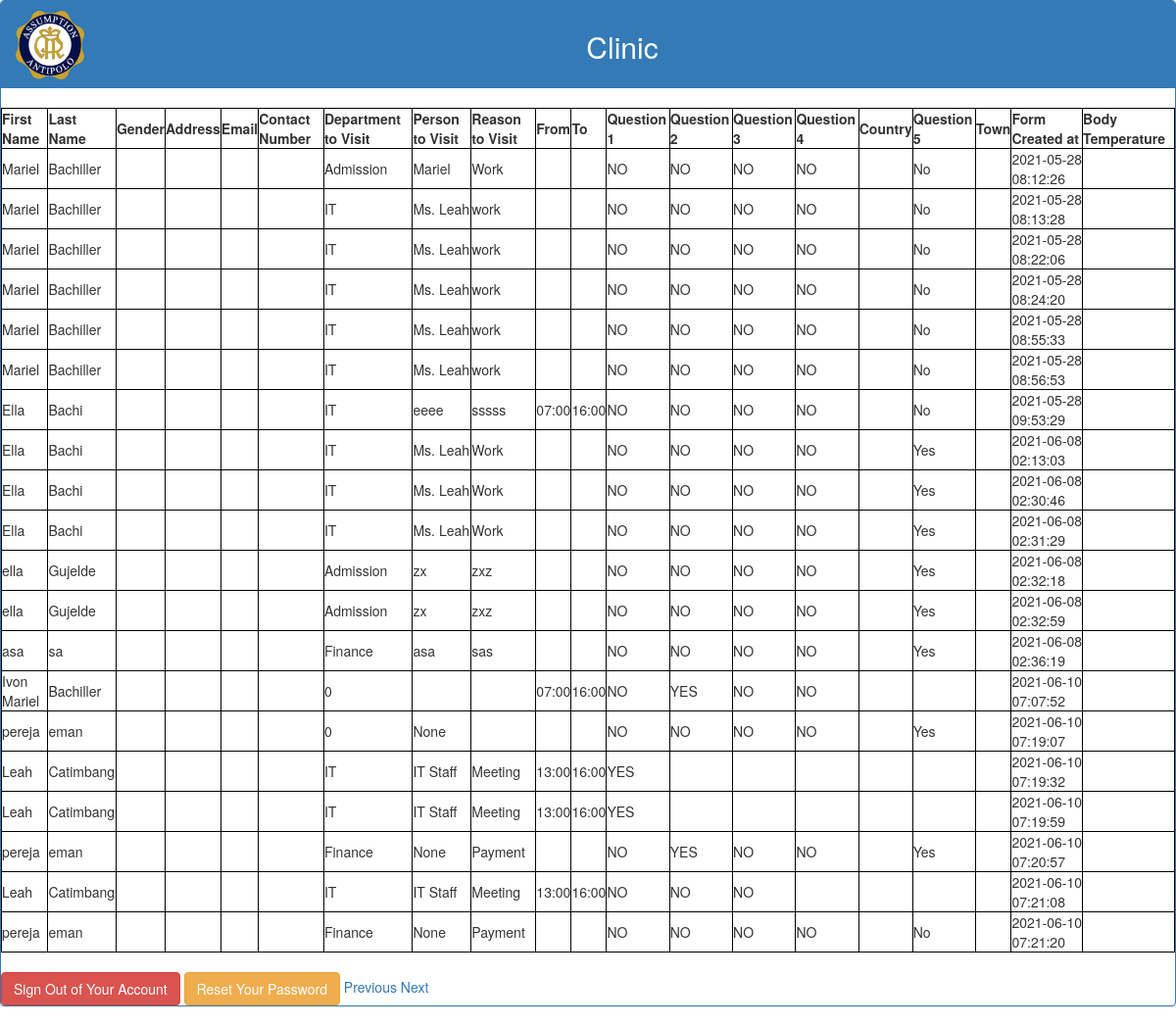
The page /clinicview3.php on the database its author committed.
### tables this page shows
CREATE TABLE `visitor` (
  `id` int(11) NOT NULL AUTO_INCREMENT,
  `Agree` text NOT NULL,
  `last_name` varchar(50) NOT NULL,
  `first_name` varchar(50) NOT NULL,
  `Address` varchar(200) NOT NULL,
  `Email` varchar(50) NOT NULL,
  `Contact_Number` text NOT NULL,
  `Gender` varchar(30) NOT NULL,
  `Department` varchar(30) NOT NULL,
  `person_to_visit` text NOT NULL,
  `reason_to_visit` text NOT NULL,
  `From_visit` varchar(25) NOT NULL,
  `To_visit` varchar(25) NOT NULL,
  `Question1` varchar(30) NOT NULL,
  `Question2` varchar(30) NOT NULL,
  `Question3` varchar(30) NOT NULL,
  `Question4` varchar(30) NOT NULL,
  `q4txt` text NOT NULL,
  `Question5` varchar(30) NOT NULL,
  `q5txt` text NOT NULL,
  `Code` varchar(8) NOT NULL,
  `created_at` timestamp NOT NULL DEFAULT CURRENT_TIMESTAMP,
  `GuardName` varchar(50) NOT NULL,
  `Body_Temp` varchar(5) NOT NULL,
  `log_type` int(11) NOT NULL COMMENT '10 - scheduled; 20 - onsite;  30- wfh',
  `type` int(11) NOT NULL COMMENT '10 - visitor; 20 employee',
  PRIMARY KEY (`id`)
);

### clinicview3.php (the view, shortened to what this page needs)
<!DOCTYPE html>
<html lang="en">
<head>
  <link rel="stylesheet" href="https://maxcdn.bootstrapcdn.com/bootstrap/3.4.1/css/bootstrap.min.css">
</head>
<body>
        <div class="panel panel-primary">
          <div class="panel-heading text-center">
		  <img src="AA.png" id="AA" style="width:70px;height:70px;">
            <h2 class="text">Clinic</h2>
          </div>
		  <div style="overflow-x:auto;">
				  <?php
$link = mysqli_connect("localhost", "root", "", "checklist");
$sql = "SELECT * FROM visitor LIMIT 20 OFFSET 40";
if($result = mysqli_query($link, $sql)){
    if(mysqli_num_rows($result) > 0){
        echo "<table>";
            echo "<tr>";
                echo "<th>First Name</th>";
                echo "<th>Last Name</th>";
				echo "<th>Gender</th>";
				echo "<th>Address</th>";
				echo "<th>Email</th>";
				echo "<th>Contact Number </th>";
				echo"<th> Department to Visit </th>";
				echo"<th> Person to Visit </th>";
				echo"<th> Reason to Visit </th>";
				echo"<th> From </th>";
				echo"<th> To </th>";
				echo"<th>Question 1 </th>";
				echo"<th>Question 2 </th>";
				echo"<th>Question 3 </th>";
				echo"<th>Question 4 </th>";
				echo"<th> Country </th>";
				echo"<th> Question 5 </th>";
				echo"<th> Town </th>";
				echo"<th> Form Created at</th>";
				echo"<th>Body Temperature</th>";
				echo "<br>";
            echo "</tr>";
        while($row = mysqli_fetch_array($result)){
            echo "<tr>";
                echo "<td>" . $row['first_name'] . "</td>";
                echo "<td>" . $row['last_name'] . "</td>";
				echo "<td>"	.$row ['Gender'] . "</td>";
				echo "<td>" .$row['Address']. "</th>";
				echo "<td>" . $row['Email'] . "</td>";
				echo "<td>" . $row['Contact_Number'] . "</td>";
				echo "<td>" . $row['Department'] . "</td>";
				echo "<td>" . $row['person_to_visit'] . "</td>";
				echo "<td>" . $row['reason_to_visit'] . "</td>";
				echo "<td>" . $row['From_visit'] . "</td>";
				echo "<td>" . $row['To_visit'] . "</td>";
				echo "<td>" . $row['Question1'] . "</td>";
				echo "<td>" . $row['Question2'] . "</td>";
				echo "<td>" . $row['Question3'] . "</td>";
				echo "<td>" . $row['Question4'] . "</td>";
				echo "<td>" . $row['q4txt'] . "</td>";
				echo "<td>" . $row['Question5'] . "</td>";
				echo "<td>" . $row['q5txt'] . "</td>";
				echo "<td>" . $row['created_at'] . "</td>";
				echo "<td>" . $row['Body_Temp'] . "</td>";
			echo "</tr>";
        }
        echo "</table>";
    } else{
        echo "No records matching your query were found.";
    }
} else{
    echo "ERROR: Could not able to execute $sql. " . mysqli_error($link);
}
?>
				<br>
			      <a href="logout.php" class="btn btn-danger ml-3">Sign Out of Your Account</a>
				  <a href="reset-password.php" class="btn btn-warning">Reset Your Password</a>
				    <a href="clinicview2.php">Previous</a>
					<a href="clinicview3.php?">Next</a>
            </div>
<?php include "common/footer.php";?>

### clinicview3.php (style rules this page uses)
img#AA { float: left; }
div.panel-heading { padding-bottom: 15px; }
.text-center { text-align: center; }
table, th, td { border: 1px solid black; }

### rows shown on the page
visitor: first_name "Mariel", last_name "Bachiller", Department "Admission", person_to_visit "Mariel", reason_to_visit "Work", Question1 "NO", Question2 "NO", Question3 "NO", Question4 "NO", Question5 "No", created_at "2021-05-28 08:12:26"
visitor: first_name "Mariel", last_name "Bachiller", Department "IT", person_to_visit "Ms. Leah", reason_to_visit "work", Question1 "NO", Question2 "NO", Question3 "NO", Question4 "NO", Question5 "No", created_at "2021-05-28 08:13:28"
visitor: first_name "Mariel", last_name "Bachiller", Department "IT", person_to_visit "Ms. Leah", reason_to_visit "work", Question1 "NO", Question2 "NO", Question3 "NO", Question4 "NO", Question5 "No", created_at "2021-05-28 08:22:06"
visitor: first_name "Mariel", last_name "Bachiller", Department "IT", person_to_visit "Ms. Leah", reason_to_visit "work", Question1 "NO", Question2 "NO", Question3 "NO", Question4 "NO", Question5 "No", created_at "2021-05-28 08:24:20"
visitor: first_name "Mariel", last_name "Bachiller", Department "IT", person_to_visit "Ms. Leah", reason_to_visit "work", Question1 "NO", Question2 "NO", Question3 "NO", Question4 "NO", Question5 "No", created_at "2021-05-28 08:55:33"
visitor: first_name "Mariel", last_name "Bachiller", Department "IT", person_to_visit "Ms. Leah", reason_to_visit "work", Question1 "NO", Question2 "NO", Question3 "NO", Question4 "NO", Question5 "No", created_at "2021-05-28 08:56:53"
visitor: first_name "Ella", last_name "Bachi", Department "IT", person_to_visit "eeee", reason_to_visit "sssss", From_visit "07:00", To_visit "16:00", Question1 "NO", Question2 "NO", Question3 "NO", Question4 "NO", Question5 "No", created_at "2021-05-28 09:53:29"
visitor: first_name "Ella", last_name "Bachi", Department "IT", person_to_visit "Ms. Leah", reason_to_visit "Work", Question1 "NO", Question2 "NO", Question3 "NO", Question4 "NO", Question5 "Yes", created_at "2021-06-08 02:13:03"
visitor: first_name "Ella", last_name "Bachi", Department "IT", person_to_visit "Ms. Leah", reason_to_visit "Work", Question1 "NO", Question2 "NO", Question3 "NO", Question4 "NO", Question5 "Yes", created_at "2021-06-08 02:30:46"
visitor: first_name "Ella", last_name "Bachi", Department "IT", person_to_visit "Ms. Leah", reason_to_visit "Work", Question1 "NO", Question2 "NO", Question3 "NO", Question4 "NO", Question5 "Yes", created_at "2021-06-08 02:31:29"
visitor: first_name "ella", last_name "Gujelde", Department "Admission", person_to_visit "zx", reason_to_visit "zxz", Question1 "NO", Question2 "NO", Question3 "NO", Question4 "NO", Question5 "Yes", created_at "2021-06-08 02:32:18"
visitor: first_name "ella", last_name "Gujelde", Department "Admission", person_to_visit "zx", reason_to_visit "zxz", Question1 "NO", Question2 "NO", Question3 "NO", Question4 "NO", Question5 "Yes", created_at "2021-06-08 02:32:59"
visitor: first_name "asa", last_name "sa", Department "Finance", person_to_visit "asa", reason_to_visit "sas", Question1 "NO", Question2 "NO", Question3 "NO", Question4 "NO", Question5 "Yes", created_at "2021-06-08 02:36:19"
visitor: first_name "Ivon Mariel", last_name "Bachiller", Department "0", From_visit "07:00", To_visit "16:00", Question1 "NO", Question2 "YES", Question3 "NO", Question4 "NO", created_at "2021-06-10 07:07:52"
visitor: first_name "pereja", last_name "eman", Department "0", person_to_visit "None", Question1 "NO", Question2 "NO", Question3 "NO", Question4 "NO", Question5 "Yes", created_at "2021-06-10 07:19:07"
visitor: first_name "Leah", last_name "Catimbang", Department "IT", person_to_visit "IT Staff", reason_to_visit "Meeting", From_visit "13:00", To_visit "16:00", Question1 "YES", created_at "2021-06-10 07:19:32"
visitor: first_name "Leah", last_name "Catimbang", Department "IT", person_to_visit "IT Staff", reason_to_visit "Meeting", From_visit "13:00", To_visit "16:00", Question1 "YES", created_at "2021-06-10 07:19:59"
visitor: first_name "pereja", last_name "eman", Department "Finance", person_to_visit "None", reason_to_visit "Payment", Question1 "NO", Question2 "YES", Question3 "NO", Question4 "NO", Question5 "Yes", created_at "2021-06-10 07:20:57"
visitor: first_name "Leah", last_name "Catimbang", Department "IT", person_to_visit "IT Staff", reason_to_visit "Meeting", From_visit "13:00", To_visit "16:00", Question1 "NO", Question2 "NO", Question3 "NO", created_at "2021-06-10 07:21:08"
visitor: first_name "pereja", last_name "eman", Department "Finance", person_to_visit "None", reason_to_visit "Payment", Question1 "NO", Question2 "NO", Question3 "NO", Question4 "NO", Question5 "No", created_at "2021-06-10 07:21:20"
